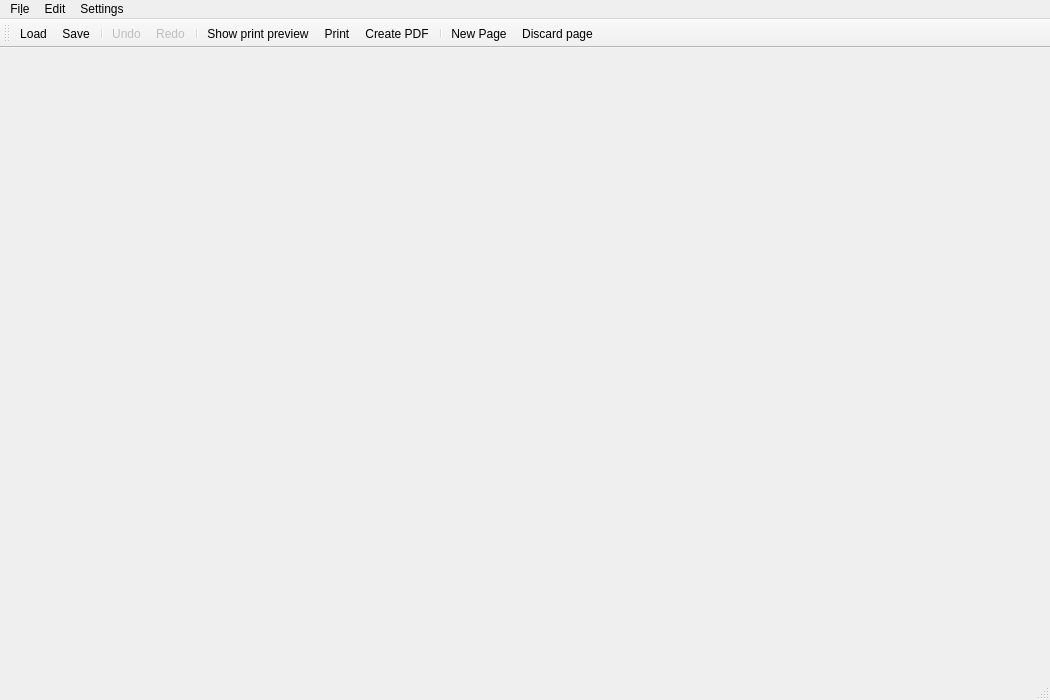
<?xml version="1.0" encoding="UTF-8"?>
<ui version="4.0">
 <class>MainWindow</class>
 <widget class="QMainWindow" name="MainWindow">
  <property name="geometry">
   <rect>
    <x>0</x>
    <y>0</y>
    <width>1050</width>
    <height>700</height>
   </rect>
  </property>
  <property name="windowTitle">
   <string>MTGProxyPrinter</string>
  </property>
  <property name="toolButtonStyle">
   <enum>Qt::ToolButtonFollowStyle</enum>
  </property>
  <widget class="CentralWidget" name="central_widget"/>
  <widget class="QMenuBar" name="menubar">
   <property name="geometry">
    <rect>
     <x>0</x>
     <y>0</y>
     <width>1050</width>
     <height>28</height>
    </rect>
   </property>
   <widget class="QMenu" name="menu_file">
    <property name="title">
     <string>Fi&amp;le</string>
    </property>
    <addaction name="action_new_document"/>
    <addaction name="action_load_document"/>
    <addaction name="action_save_document"/>
    <addaction name="action_save_as"/>
    <addaction name="action_print_preview"/>
    <addaction name="action_print"/>
    <addaction name="action_print_pdf"/>
    <addaction name="separator"/>
    <addaction name="action_import_deck_list"/>
    <addaction name="separator"/>
    <addaction name="action_quit"/>
   </widget>
   <widget class="QMenu" name="menu_settings">
    <property name="title">
     <string>Settings</string>
    </property>
    <addaction name="action_show_settings"/>
    <addaction name="action_show_toolbar"/>
    <addaction name="action_download_card_data"/>
    <addaction name="action_cleanup_local_image_cache"/>
    <addaction name="separator"/>
    <addaction name="action_show_changelog"/>
    <addaction name="action_show_about_dialog"/>
   </widget>
   <widget class="QMenu" name="menu_edit">
    <property name="title">
     <string>Edit</string>
    </property>
    <addaction name="action_undo"/>
    <addaction name="action_redo"/>
    <addaction name="separator"/>
    <addaction name="action_edit_document_settings"/>
    <addaction name="action_compact_document"/>
    <addaction name="action_shuffle_document"/>
    <addaction name="action_download_missing_card_images"/>
    <addaction name="separator"/>
    <addaction name="action_new_page"/>
    <addaction name="action_discard_page"/>
   </widget>
   <addaction name="menu_file"/>
   <addaction name="menu_edit"/>
   <addaction name="menu_settings"/>
  </widget>
  <widget class="QStatusBar" name="statusbar"/>
  <widget class="QToolBar" name="toolBar">
   <property name="windowTitle">
    <string>Show toolbar</string>
   </property>
   <property name="toolButtonStyle">
    <enum>Qt::ToolButtonTextBesideIcon</enum>
   </property>
   <attribute name="toolBarArea">
    <enum>TopToolBarArea</enum>
   </attribute>
   <attribute name="toolBarBreak">
    <bool>false</bool>
   </attribute>
   <addaction name="action_load_document"/>
   <addaction name="action_save_document"/>
   <addaction name="separator"/>
   <addaction name="action_undo"/>
   <addaction name="action_redo"/>
   <addaction name="separator"/>
   <addaction name="action_print_preview"/>
   <addaction name="action_print"/>
   <addaction name="action_print_pdf"/>
   <addaction name="separator"/>
   <addaction name="action_new_page"/>
   <addaction name="action_discard_page"/>
  </widget>
  <action name="action_quit">
   <property name="icon">
    <iconset theme="application-exit"/>
   </property>
   <property name="text">
    <string>&amp;Quit</string>
   </property>
   <property name="shortcut">
    <string>Ctrl+Q</string>
   </property>
   <property name="menuRole">
    <enum>QAction::QuitRole</enum>
   </property>
  </action>
  <action name="action_print">
   <property name="icon">
    <iconset theme="document-print-direct"/>
   </property>
   <property name="text">
    <string>&amp;Print</string>
   </property>
   <property name="toolTip">
    <string>Print the current documents</string>
   </property>
   <property name="shortcut">
    <string>Ctrl+P</string>
   </property>
  </action>
  <action name="action_print_preview">
   <property name="icon">
    <iconset theme="document-print-preview"/>
   </property>
   <property name="text">
    <string>&amp;Show print preview</string>
   </property>
   <property name="toolTip">
    <string>Show print preview window</string>
   </property>
  </action>
  <action name="action_print_pdf">
   <property name="icon">
    <iconset theme="viewpdf"/>
   </property>
   <property name="text">
    <string>&amp;Create PDF</string>
   </property>
   <property name="toolTip">
    <string>Create a PDF document</string>
   </property>
  </action>
  <action name="action_discard_page">
   <property name="icon">
    <iconset theme="document-close"/>
   </property>
   <property name="text">
    <string>Discard page</string>
   </property>
   <property name="toolTip">
    <string>Discard this page.</string>
   </property>
  </action>
  <action name="action_show_settings">
   <property name="icon">
    <iconset theme="configure"/>
   </property>
   <property name="text">
    <string>Settings</string>
   </property>
   <property name="menuRole">
    <enum>QAction::PreferencesRole</enum>
   </property>
  </action>
  <action name="action_download_card_data">
   <property name="icon">
    <iconset theme="edit-download"/>
   </property>
   <property name="text">
    <string>Download card data</string>
   </property>
  </action>
  <action name="action_new_page">
   <property name="icon">
    <iconset theme="document-new"/>
   </property>
   <property name="text">
    <string>New Page</string>
   </property>
   <property name="toolTip">
    <string>Add a new, empty page.</string>
   </property>
  </action>
  <action name="action_save_document">
   <property name="icon">
    <iconset theme="document-save"/>
   </property>
   <property name="text">
    <string>Save</string>
   </property>
   <property name="shortcut">
    <string>Ctrl+S</string>
   </property>
  </action>
  <action name="action_new_document">
   <property name="icon">
    <iconset theme="document-replace"/>
   </property>
   <property name="text">
    <string>New</string>
   </property>
   <property name="shortcut">
    <string>Ctrl+N</string>
   </property>
  </action>
  <action name="action_load_document">
   <property name="icon">
    <iconset theme="document-open"/>
   </property>
   <property name="text">
    <string>Load</string>
   </property>
   <property name="shortcut">
    <string>Ctrl+L</string>
   </property>
  </action>
  <action name="action_save_as">
   <property name="icon">
    <iconset theme="document-save-as"/>
   </property>
   <property name="text">
    <string>Save as …</string>
   </property>
  </action>
  <action name="action_show_about_dialog">
   <property name="text">
    <string>About…</string>
   </property>
   <property name="menuRole">
    <enum>QAction::AboutRole</enum>
   </property>
  </action>
  <action name="action_show_changelog">
   <property name="text">
    <string>Show Changelog</string>
   </property>
  </action>
  <action name="action_compact_document">
   <property name="icon">
    <iconset theme="format-align-vertical-top"/>
   </property>
   <property name="text">
    <string>Compact document</string>
   </property>
   <property name="toolTip">
    <string>Minimize page count: Fill empty slots on pages by moving cards from the end of the document</string>
   </property>
  </action>
  <action name="action_edit_document_settings">
   <property name="icon">
    <iconset theme="document-properties"/>
   </property>
   <property name="text">
    <string>Edit document settings</string>
   </property>
   <property name="toolTip">
    <string>Configure page size, margins, image spacings for the currently edited document.</string>
   </property>
  </action>
  <action name="action_import_deck_list">
   <property name="icon">
    <iconset theme="document-import"/>
   </property>
   <property name="text">
    <string>Import Deck list</string>
   </property>
   <property name="toolTip">
    <string>Import a deck list from online sources</string>
   </property>
  </action>
  <action name="action_cleanup_local_image_cache">
   <property name="icon">
    <iconset theme="edit-clear-history"/>
   </property>
   <property name="text">
    <string>Cleanup card images</string>
   </property>
   <property name="toolTip">
    <string>Delete locally stored card images you no longer need.</string>
   </property>
  </action>
  <action name="action_show_toolbar">
   <property name="checkable">
    <bool>true</bool>
   </property>
   <property name="checked">
    <bool>true</bool>
   </property>
   <property name="text">
    <string>Show toolbar</string>
   </property>
   <property name="shortcut">
    <string>Ctrl+M</string>
   </property>
  </action>
  <action name="action_download_missing_card_images">
   <property name="icon">
    <iconset theme="edit-download"/>
   </property>
   <property name="text">
    <string>Download missing card images</string>
   </property>
  </action>
  <action name="action_shuffle_document">
   <property name="icon">
    <iconset theme="shuffle"/>
   </property>
   <property name="text">
    <string>Shuffle document</string>
   </property>
   <property name="toolTip">
    <string>Randomly rearrange all card image.
If you want to quickly print a full deck for playing,
use this to reduce the initial deck shuffling required</string>
   </property>
  </action>
  <action name="action_undo">
   <property name="enabled">
    <bool>false</bool>
   </property>
   <property name="icon">
    <iconset theme="edit-undo"/>
   </property>
   <property name="text">
    <string>Undo</string>
   </property>
  </action>
  <action name="action_redo">
   <property name="enabled">
    <bool>false</bool>
   </property>
   <property name="icon">
    <iconset theme="edit-redo"/>
   </property>
   <property name="text">
    <string>Redo</string>
   </property>
  </action>
 </widget>
 <customwidgets>
  <customwidget>
   <class>CentralWidget</class>
   <extends>QWidget</extends>
   <header>mtg_proxy_printer.ui.central_widget</header>
   <container>1</container>
  </customwidget>
 </customwidgets>
 <resources/>
 <connections>
  <connection>
   <sender>action_show_toolbar</sender>
   <signal>toggled(bool)</signal>
   <receiver>toolBar</receiver>
   <slot>setVisible(bool)</slot>
   <hints>
    <hint type="sourcelabel">
     <x>-1</x>
     <y>-1</y>
    </hint>
    <hint type="destinationlabel">
     <x>499</x>
     <y>48</y>
    </hint>
   </hints>
  </connection>
  <connection>
   <sender>toolBar</sender>
   <signal>visibilityChanged(bool)</signal>
   <receiver>action_show_toolbar</receiver>
   <slot>setChecked(bool)</slot>
   <hints>
    <hint type="sourcelabel">
     <x>499</x>
     <y>48</y>
    </hint>
    <hint type="destinationlabel">
     <x>-1</x>
     <y>-1</y>
    </hint>
   </hints>
  </connection>
 </connections>
</ui>
